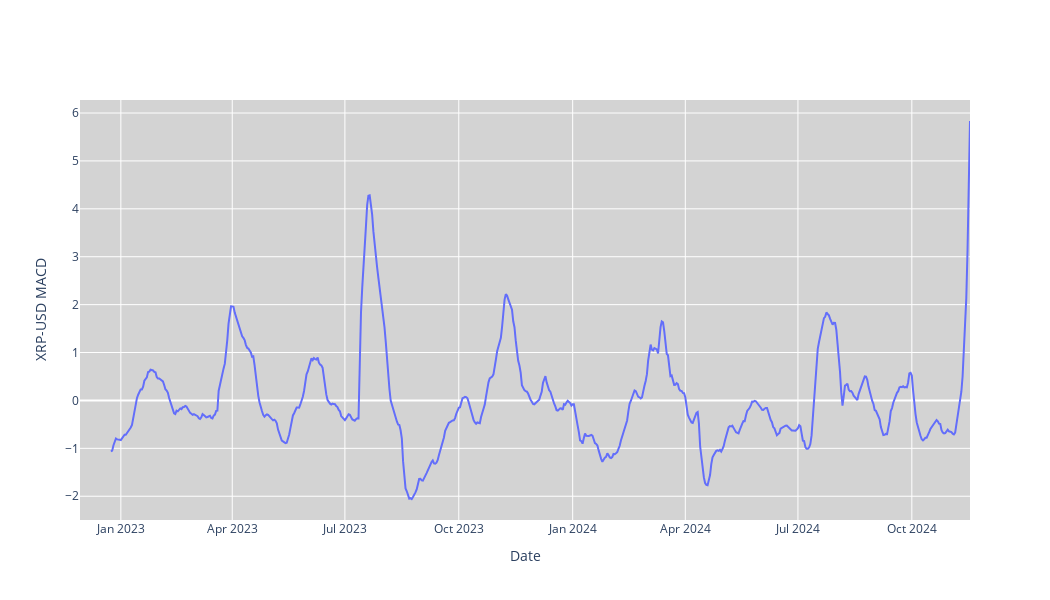

Write notebook code for a chart like this one.
### Code cell
#MACD
fig = go.Figure(data=[go.Scatter(x=stock_data.index, y=stock_data['MACD'], mode='lines', name='MACD')])
fig.update_layout(
    xaxis_rangeslider_visible=False,
    yaxis_title=f'{ticker} MACD',
    xaxis_title='Date',
    plot_bgcolor='lightgrey',
    width=1050,
    height=600
)
fig.show()
fig.write_image('./images/MACD.png')

### Figure 1 — Plotly figure (JSON) as saved in the notebook; plotly's stock layout.template omitted (floating-point values rounded to 4 significant figures; data arrays with more than 128 entries replaced by an {"elided": "..."} marker saying what was removed)
{"data": [{"mode": "lines", "name": "MACD", "type": "scatter", "x": {"elided": "720 str values"}, "y": {"elided": "720 float values"}}], "layout": {"height": 600, "plot_bgcolor": "lightgrey", "width": 1050, "xaxis": {"rangeslider": {"visible": false}, "title": {"text": "Date"}}, "yaxis": {"title": {"text": "XRP-USD MACD"}}}}
